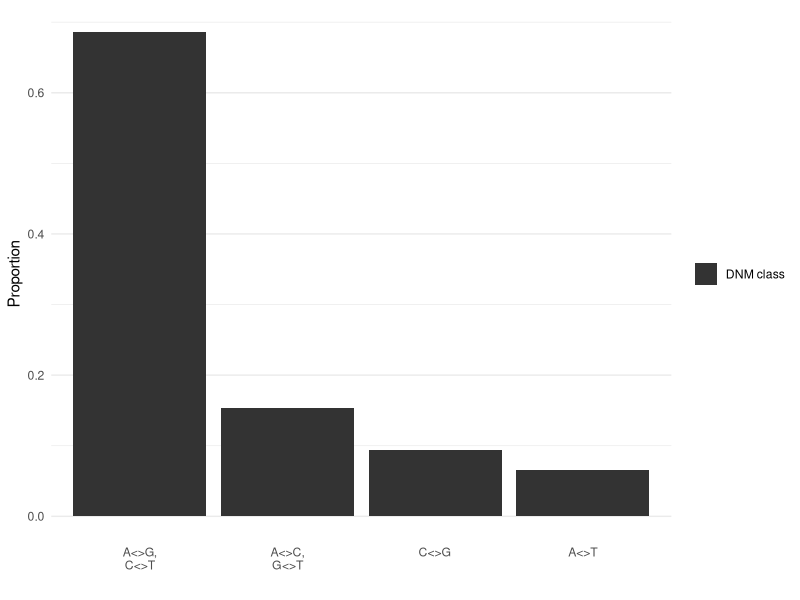
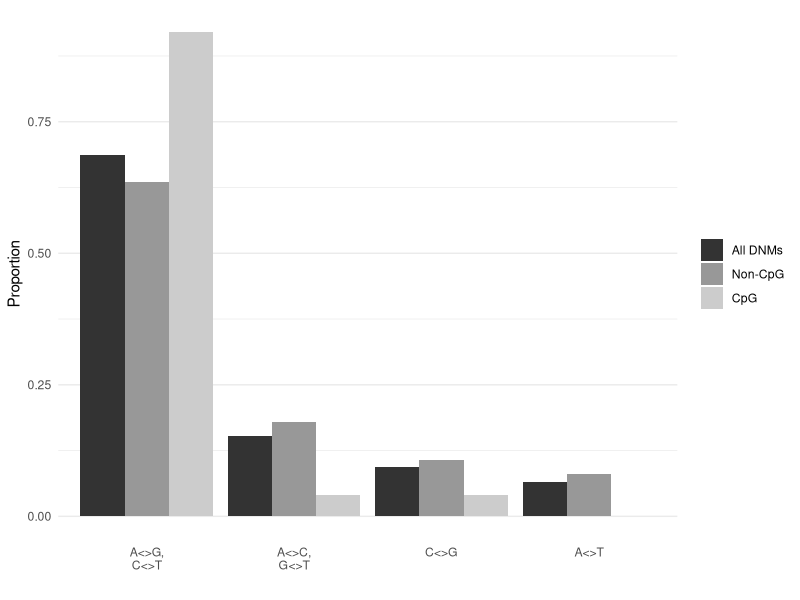
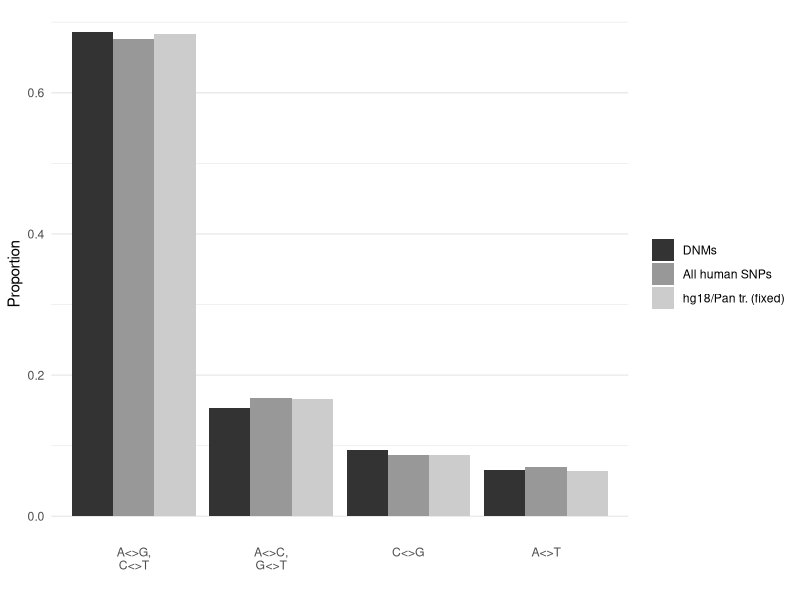
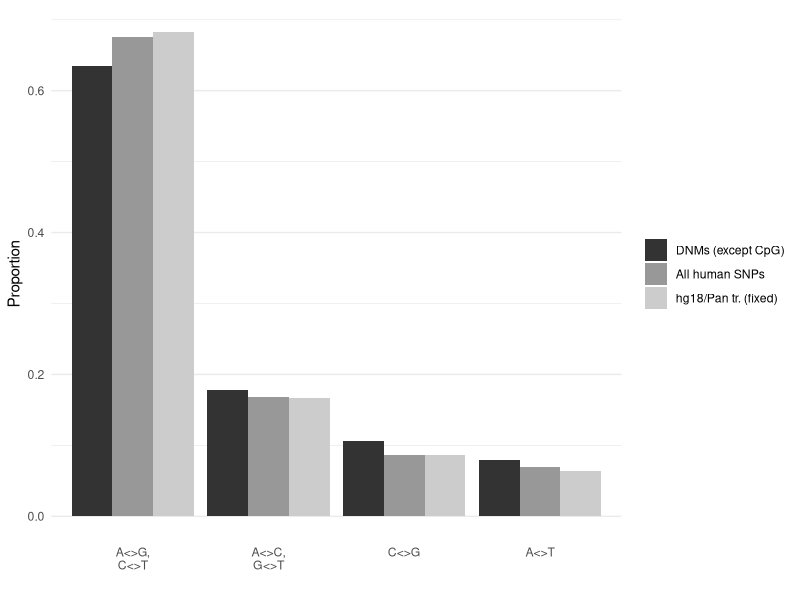
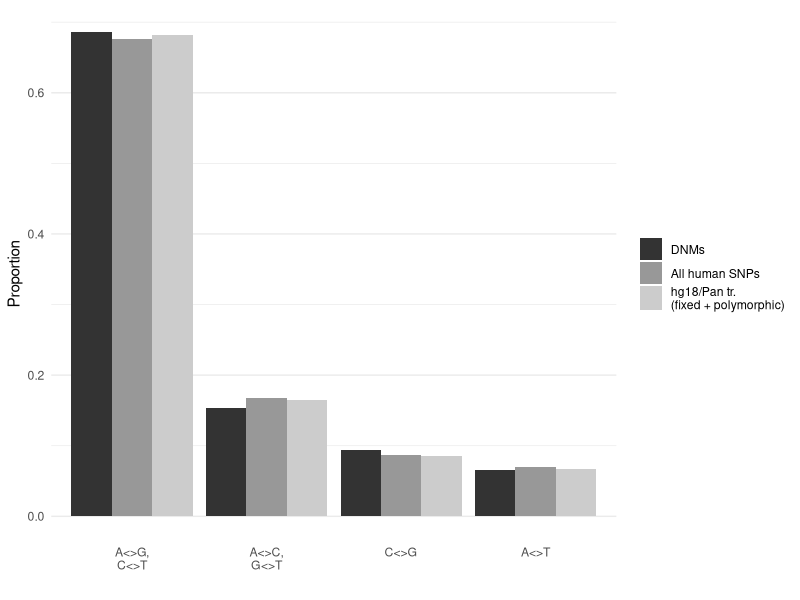
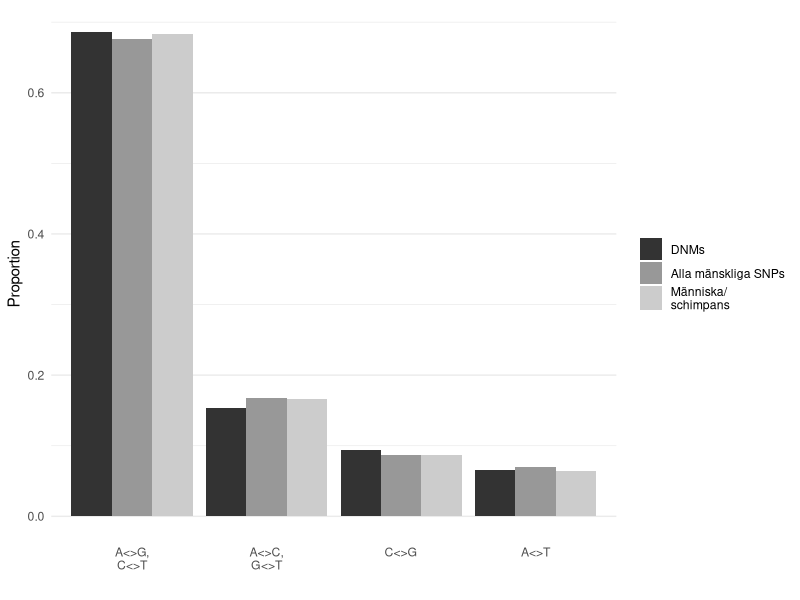
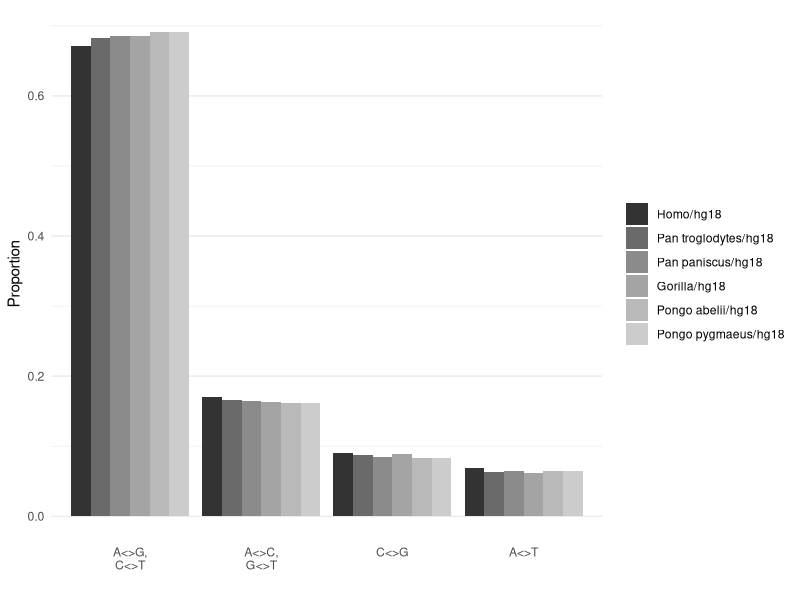
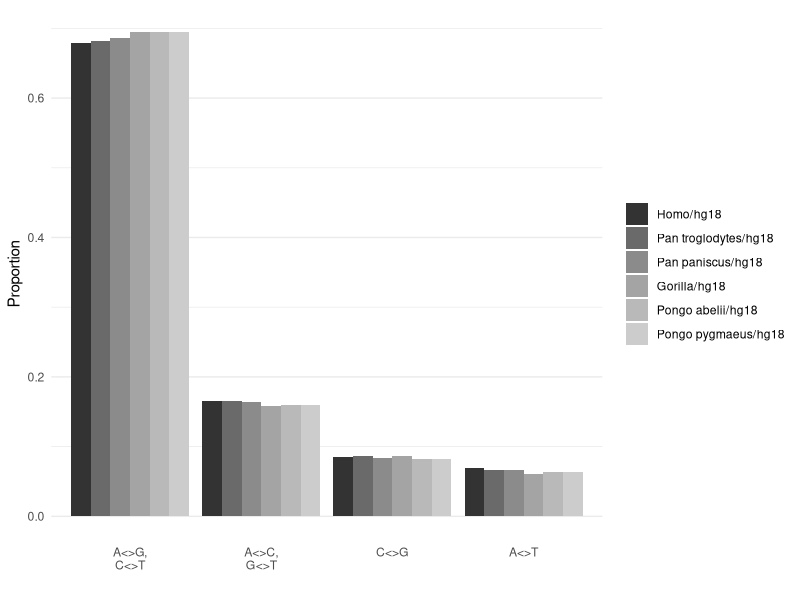

These figures' R source, in order:
if(!require(tidyverse)){
    install.packages("tidyverse")
    library(tidyverse)
}

# Function to make figs
makefig <- function(df, fn){
  df$X1 <- str_replace(str_replace(str_replace(str_replace(df$X1, "^ACGT$", "A<>C,\nG<>T"), "^AGCT$", "A<>G,\nC<>T"), "^CG$", "C<>G"), "^AT$", "A<>T")
  df[,-1] <- lapply(df[,-1], function(x) x/sum(x))
  df <- reshape2::melt(df, id.vars="X1", variable.name="Data")
  ggplot(df, aes(x = reorder(X1, -value), y = value, fill = Data)) +
    geom_bar(stat = "identity", position = "dodge") +
    labs(y="Proportion", x="") +
    theme_minimal() + theme(text = element_text(size=11), panel.grid.major.x = element_blank(), legend.title = element_blank()) +
    scale_fill_grey(start = .2, end = .8)
  ggsave(filename = fn, device = png(), width = 11, height = 6, units = "cm")
}

# Make fig: DNM all
df.dnm_all <- read_tsv('./outdata/DNM_groups_no.CpG.status.tsv', col_names = FALSE)
colnames(df.dnm_all) <- c("X1", "DNM class")
makefig(df.dnm_all, "figures/DNMs_all.png")


# Make fig: DNM with and without CpG
df.dnm <- left_join(read_tsv('./outdata/DNM_groups_no.CpG.status.tsv', col_names = FALSE), read_tsv('./outdata/DNM_groups_not.in.CpG.tsv', col_names = FALSE), by='X1') %>% left_join(., read_tsv('./outdata/DNM_groups_in.CpG.tsv', col_names = FALSE), by="X1")
colnames(df.dnm) <- c("X1", "All DNMs", "Non-CpG", "CpG")
makefig(df.dnm, "figures/DNMs.png")

# Make fig: DNM, 1000 genomes, Homo/Pan (fixed)
df.x <- left_join(read_tsv('./outdata/DNM_groups_no.CpG.status.tsv', col_names = FALSE), read_tsv('./outdata/1000genomes_groups.tsv', col_names = FALSE), by='X1') %>% left_join(., read_tsv('./outdata/primates_groups.Pan_troglodytes_fixed.tsv', col_names = FALSE), by="X1")
colnames(df.x) <- c("X1", "DNMs", "All human SNPs", "hg18/Pan tr. (fixed)")
makefig(df.x, "figures/DNM+SNP+Pan_fixed.png")

# Make fig: DNM (not CpG), 1000 genomes, Homo/Pan (fixed)
df.x.exCpG <- left_join(read_tsv('./outdata/DNM_groups_not.in.CpG.tsv', col_names = FALSE), read_tsv('./outdata/1000genomes_groups.tsv', col_names = FALSE), by='X1') %>% left_join(., read_tsv('./outdata/primates_groups.Pan_troglodytes_fixed.tsv', col_names = FALSE), by="X1")
colnames(df.x.exCpG) <- c("X1", "DNMs (except CpG)", "All human SNPs", "hg18/Pan tr. (fixed)")
makefig(df.x.exCpG, "figures/DNM.exCpG+SNP+Pan_fixed.png")

# Make fig: DNM, 1000 genomes, Homo/Pan (all: fixed+polymorphic)
df.xa <- left_join(read_tsv('./outdata/DNM_groups_no.CpG.status.tsv', col_names = FALSE), read_tsv('./outdata/1000genomes_groups.tsv', col_names = FALSE), by='X1') %>% left_join(., read_tsv('./outdata/primates_groups.Pan_troglodytes_all.tsv', col_names = FALSE), by="X1")
colnames(df.xa) <- c("X1", "DNMs", "All human SNPs", "hg18/Pan tr.\n(fixed + polymorphic)")
makefig(df.xa, "figures/DNM+SNP+Pan_all.png")

# Make fig: DNM, 1000 genomes, Homo/Pan (Swedish labels)
df.xs <- left_join(read_tsv('./outdata/DNM_groups_no.CpG.status.tsv', col_names = FALSE), read_tsv('./outdata/1000genomes_groups.tsv', col_names = FALSE), by='X1') %>% left_join(., read_tsv('./outdata/primates_groups.Pan_troglodytes_fixed.tsv', col_names = FALSE), by="X1")
colnames(df.xs) <- c("X1", "DNMs", "Alla mänskliga SNPs", "Människa/\nschimpans")
makefig(df.xs, "figures/DNM+SNP+Pan_fixed__Swe.png")

# Make fig: great apes (fixed)
df.p <- left_join(read_tsv('./outdata/primates_groups.Homo_fixed.tsv', col_names = FALSE), read_tsv('./outdata/primates_groups.Pan_troglodytes_fixed.tsv', col_names = FALSE), by='X1') %>% left_join(., read_tsv('./outdata/primates_groups.Pan_paniscus_fixed.tsv', col_names = FALSE), by="X1") %>% left_join(., read_tsv('./outdata/primates_groups.Gorilla_fixed.tsv', col_names = FALSE), by="X1") %>% left_join(., read_tsv('./outdata/primates_groups.Pongo_abelii_fixed.tsv', col_names = FALSE), by="X1") %>% left_join(., read_tsv('./outdata/primates_groups.Pongo_pygmaeus_fixed.tsv', col_names = FALSE), by="X1")
colnames(df.p) <- c("X1", "Homo/hg18", "Pan troglodytes/hg18", "Pan paniscus/hg18", "Gorilla/hg18", "Pongo abelii/hg18", "Pongo pygmaeus/hg18")
makefig(df.p, "figures/primates_fixed.png")

# Make fig: great apes (all: fixed+polymorphic)
df.pa <- left_join(read_tsv('./outdata/primates_groups.Homo_all.tsv', col_names = FALSE), read_tsv('./outdata/primates_groups.Pan_troglodytes_all.tsv', col_names = FALSE), by='X1') %>% left_join(., read_tsv('./outdata/primates_groups.Pan_paniscus_all.tsv', col_names = FALSE), by="X1") %>% left_join(., read_tsv('./outdata/primates_groups.Gorilla_all.tsv', col_names = FALSE), by="X1") %>% left_join(., read_tsv('./outdata/primates_groups.Pongo_abelii_all.tsv', col_names = FALSE), by="X1") %>% left_join(., read_tsv('./outdata/primates_groups.Pongo_pygmaeus_all.tsv', col_names = FALSE), by="X1")
colnames(df.pa) <- colnames(df.p)
makefig(df.pa, "figures/primates_all.png")

